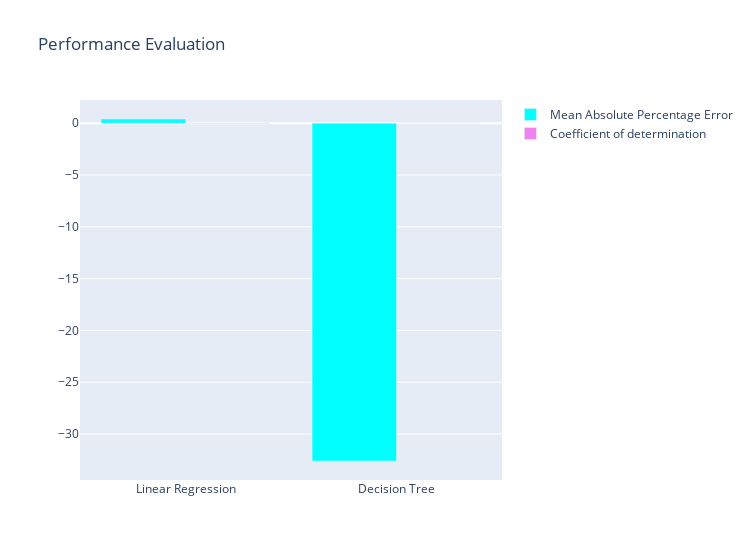

Notebook source saved alongside this figure:
### Code cell
x = ['Linear Regression','Decision Tree']
y1 = [mean_absolute_percentage_error_lr,r2_score_lr]
y2 = [mean_absolute_percentage_error_tree,r2_score_tree]

trace1 = go.Bar(x = x, y = y1, name = 'Mean Absolute Percentage Error', marker = dict(color = 'cyan'))
trace2 = go.Bar(x = x, y = y2, name = 'Coefficient of determination', marker = dict(color = 'violet'))
data = [trace1,trace2]
layout = go.Layout(title = 'Performance Evaluation ', width = 750)
fig = go.Figure(data = data, layout = layout)
py.iplot(fig)

### Figure 1 — Plotly figure (JSON) as saved in the notebook; plotly's stock layout.template omitted (floating-point values rounded to 4 significant figures)
{"data": [{"marker": {"color": "cyan"}, "name": "Mean Absolute Percentage Error", "type": "bar", "x": ["Linear Regression", "Decision Tree"], "y": [0.4015, -32.6]}, {"marker": {"color": "violet"}, "name": "Coefficient of determination", "type": "bar", "x": ["Linear Regression", "Decision Tree"], "y": [0.01512, -4.211e-05]}], "layout": {"title": {"text": "Performance Evaluation "}, "width": 750}}
